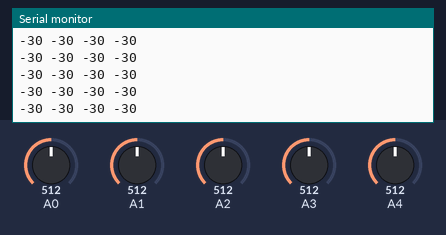
Simulated run of this sketch. Board: Arduino Uno, built with avr-gcc and run on an emulated ATmega328P. Parts: the last lines printed to the serial monitor. The inputs (shaded band) are chosen by the test bench; at power-on: A0 = 512, A1 = 512, A2 = 512, A3 = 512, A4 = 512.

Above: at 1.2 s.
1.3 s: A0 set to 716
At 2.1 s:
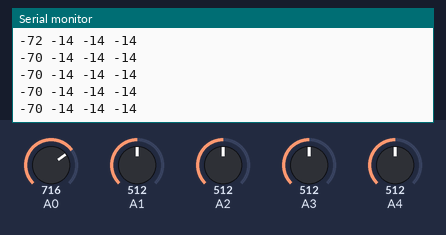
2.8 s: A1 set to 716
At 3.7 s:
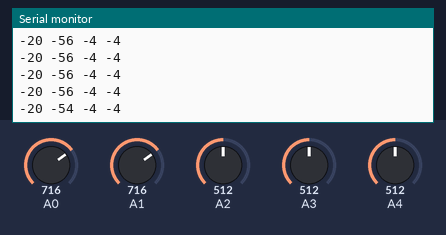
4.3 s: A2 set to 716
At 5.0 s:
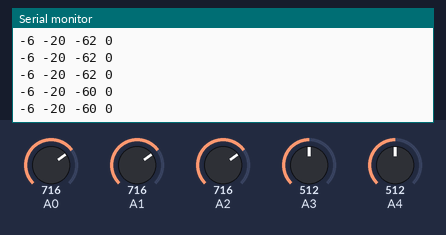
5.8 s: A3 set to 716
At 6.8 s:
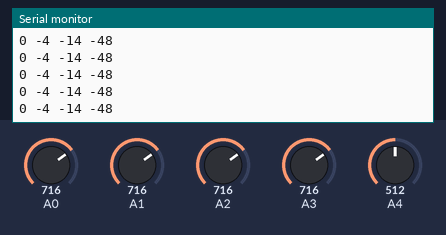
7.3 s: A0 set to 992
At 7.8 s:
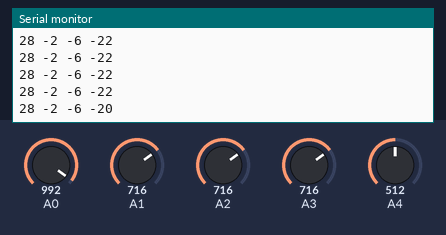
8.8 s: A1 set to 992
At 9.8 s:
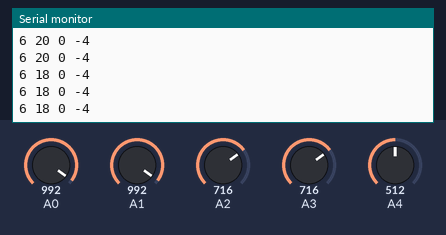
Timing chart, 0 to 11.3 s (numbered marks = the images above; inputs shaded):
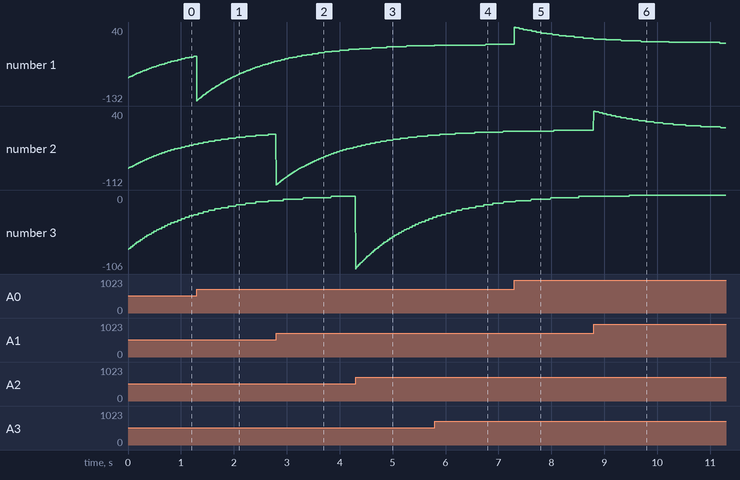

The sketch:

EnergyMeasurement_Beta.ino
```cpp
#include <TimerOne.h>

#define N 200

int voltage = 0;
int current[4] = {0};
int last_voltage = 0;
int last_current[4] = {0};

long shiftedV = -10000;
long shiftedC[4] = { -10000, -10000, -10000, -10000};

int index = 0;
int offset = 512;

float Kv = 22/(122 * 0.04115), Kc = (5 * 1000)/ (66 * 1023);
long filtered_voltage = 0;
long filtered_current[4] = {0};

float Vrms = 0;
float Irms[4] = {0};
float real_power[4] = {0};
float app_power[4] = {0};
float power_factor[4] = {0};
void setup()
{
  init_sensors();
  Serial.begin(115200);
  Timer1.initialize(5000);
  Timer1.attachInterrupt(read_data);
}

void loop()
{
  noInterrupts();
  if (index == N)
  {
    index = 0;
    cal_parameters();
  }
  interrupts();
}

void cal_parameters()
{
  Vrms = Vrms / N;
  for(int i = 0; i < 4; i++)
  {
    Irms[i] = Irms[i] / N;
    app_power[i] = Vrms * Irms[i];
    power_factor[i] = real_power[i] / app_power[i];
  }
}

void read_data()
{
  voltage = analogRead(A4);
  long shiftedFCL = shiftedV + (long)((voltage - last_voltage) << 8);
  shiftedV = shiftedFCL - (shiftedFCL >> 8);
  filtered_voltage  = (shiftedV + 128) >> 8;
  filtered_voltage = Kv * filtered_voltage;
  Vrms += (filtered_voltage * filtered_voltage);
  last_voltage = voltage;
  for (int i = 0; i < 4; i++)
  {
    current[i] = analogRead(A0 + i);
    long shiftedFCL = shiftedC[i] + (long)((current[i] - last_current[i]) << 8);
    shiftedC[i] = shiftedFCL - (shiftedFCL >> 8);
    filtered_current[i]  = (shiftedC[i] + 128) >> 8;
    filtered_current[i] = Kc * filtered_current[i];
    Irms[i] += (filtered_current[i] * filtered_current[i]);
    real_power[i] += (filtered_voltage * filtered_current[i]);
    last_current[i] = current[i];
    Serial.print(filtered_current[i]);
    Serial.print(" ");
  }
  Serial.println("");
  index++;
}

void init_sensors()
{
  for (int i = 0; i < 5; i++)
  {
    pinMode(A0 + i, INPUT);
  }
}
```

Measured:
- after the input at 1.3 s, the serial monitor: prints a new line at once (image 1)
